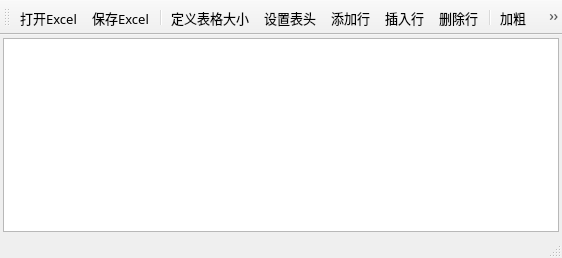
<?xml version="1.0" encoding="UTF-8"?>
<ui version="4.0">
 <class>TFormTable</class>
 <widget class="QMainWindow" name="TFormTable">
  <property name="geometry">
   <rect>
    <x>0</x>
    <y>0</y>
    <width>562</width>
    <height>258</height>
   </rect>
  </property>
  <property name="font">
   <font>
    <family>宋体</family>
    <pointsize>10</pointsize>
   </font>
  </property>
  <property name="windowTitle">
   <string>MainWindow</string>
  </property>
  <widget class="QWidget" name="centralwidget">
   <layout class="QVBoxLayout" name="verticalLayout">
    <property name="spacing">
     <number>3</number>
    </property>
    <property name="leftMargin">
     <number>3</number>
    </property>
    <property name="topMargin">
     <number>3</number>
    </property>
    <property name="rightMargin">
     <number>3</number>
    </property>
    <property name="bottomMargin">
     <number>3</number>
    </property>
    <item>
     <widget class="QTableView" name="tableView"/>
    </item>
   </layout>
  </widget>
  <widget class="QToolBar" name="toolBar">
   <property name="windowTitle">
    <string>toolBar</string>
   </property>
   <property name="iconSize">
    <size>
     <width>24</width>
     <height>12</height>
    </size>
   </property>
   <property name="toolButtonStyle">
    <enum>Qt::ToolButtonTextUnderIcon</enum>
   </property>
   <attribute name="toolBarArea">
    <enum>TopToolBarArea</enum>
   </attribute>
   <attribute name="toolBarBreak">
    <bool>false</bool>
   </attribute>
   <addaction name="actOpenExcel"/>
   <addaction name="actSaveExcel"/>
   <addaction name="separator"/>
   <addaction name="actSize"/>
   <addaction name="actSetHeader"/>
   <addaction name="actAppend"/>
   <addaction name="actInsert"/>
   <addaction name="actDelete"/>
   <addaction name="separator"/>
   <addaction name="actBold"/>
   <addaction name="actUnder"/>
   <addaction name="actItalic"/>
   <addaction name="separator"/>
   <addaction name="actAlignLeft"/>
   <addaction name="actAlignCenter"/>
   <addaction name="actAlignRight"/>
   <addaction name="separator"/>
   <addaction name="actClose"/>
  </widget>
  <widget class="QStatusBar" name="statusBar"/>
  <action name="actSize">
   <property name="icon">
    <iconset resource="res.qrc">
     <normaloff>:/images/images/230.bmp</normaloff>:/images/images/230.bmp</iconset>
   </property>
   <property name="text">
    <string>定义表格大小</string>
   </property>
   <property name="toolTip">
    <string>定义表格大小</string>
   </property>
   <property name="statusTip">
    <string>定义表格大小</string>
   </property>
  </action>
  <action name="actSetHeader">
   <property name="icon">
    <iconset resource="res.qrc">
     <normaloff>:/images/images/516.bmp</normaloff>:/images/images/516.bmp</iconset>
   </property>
   <property name="text">
    <string>设置表头</string>
   </property>
   <property name="toolTip">
    <string>设置表头文字</string>
   </property>
   <property name="statusTip">
    <string>设置表头文字</string>
   </property>
  </action>
  <action name="actClose">
   <property name="icon">
    <iconset resource="res.qrc">
     <normaloff>:/images/images/132.bmp</normaloff>:/images/images/132.bmp</iconset>
   </property>
   <property name="text">
    <string>关闭</string>
   </property>
   <property name="toolTip">
    <string>关闭本窗口</string>
   </property>
   <property name="statusTip">
    <string>关闭本窗口</string>
   </property>
  </action>
  <action name="actBold">
   <property name="checkable">
    <bool>true</bool>
   </property>
   <property name="icon">
    <iconset resource="res.qrc">
     <normaloff>:/images/images/500.bmp</normaloff>:/images/images/500.bmp</iconset>
   </property>
   <property name="text">
    <string>加粗</string>
   </property>
   <property name="toolTip">
    <string>加粗</string>
   </property>
   <property name="shortcut">
    <string>Ctrl+B</string>
   </property>
  </action>
  <action name="actUnder">
   <property name="checkable">
    <bool>true</bool>
   </property>
   <property name="icon">
    <iconset resource="res.qrc">
     <normaloff>:/images/images/504.bmp</normaloff>:/images/images/504.bmp</iconset>
   </property>
   <property name="text">
    <string>下划线</string>
   </property>
   <property name="toolTip">
    <string>下划线</string>
   </property>
  </action>
  <action name="actItalic">
   <property name="checkable">
    <bool>true</bool>
   </property>
   <property name="icon">
    <iconset resource="res.qrc">
     <normaloff>:/images/images/502.bmp</normaloff>:/images/images/502.bmp</iconset>
   </property>
   <property name="text">
    <string>斜体</string>
   </property>
   <property name="toolTip">
    <string>斜体</string>
   </property>
  </action>
  <action name="actCut">
   <property name="icon">
    <iconset resource="res.qrc">
     <normaloff>:/images/images/200.bmp</normaloff>:/images/images/200.bmp</iconset>
   </property>
   <property name="text">
    <string>剪切</string>
   </property>
   <property name="toolTip">
    <string>剪切</string>
   </property>
   <property name="shortcut">
    <string>Ctrl+X</string>
   </property>
  </action>
  <action name="actCopy">
   <property name="icon">
    <iconset resource="res.qrc">
     <normaloff>:/images/images/202.bmp</normaloff>:/images/images/202.bmp</iconset>
   </property>
   <property name="text">
    <string>复制</string>
   </property>
   <property name="toolTip">
    <string>复制</string>
   </property>
   <property name="shortcut">
    <string>Ctrl+C</string>
   </property>
  </action>
  <action name="actPaste">
   <property name="icon">
    <iconset resource="res.qrc">
     <normaloff>:/images/images/204.bmp</normaloff>:/images/images/204.bmp</iconset>
   </property>
   <property name="text">
    <string>粘贴</string>
   </property>
   <property name="toolTip">
    <string>粘贴</string>
   </property>
   <property name="shortcut">
    <string>Ctrl+V</string>
   </property>
  </action>
  <action name="actUndo">
   <property name="icon">
    <iconset resource="res.qrc">
     <normaloff>:/images/images/206.bmp</normaloff>:/images/images/206.bmp</iconset>
   </property>
   <property name="text">
    <string>撤销</string>
   </property>
   <property name="toolTip">
    <string>撤销</string>
   </property>
   <property name="shortcut">
    <string>Ctrl+Z</string>
   </property>
  </action>
  <action name="actRedo">
   <property name="icon">
    <iconset resource="res.qrc">
     <normaloff>:/images/images/208.bmp</normaloff>:/images/images/208.bmp</iconset>
   </property>
   <property name="text">
    <string>重复</string>
   </property>
   <property name="toolTip">
    <string>重复</string>
   </property>
  </action>
  <action name="actOpenExcel">
   <property name="icon">
    <iconset resource="res.qrc">
     <normaloff>:/images/images/Excel.ico</normaloff>:/images/images/Excel.ico</iconset>
   </property>
   <property name="text">
    <string>打开Excel</string>
   </property>
   <property name="toolTip">
    <string>打开Excel</string>
   </property>
  </action>
  <action name="actSaveExcel">
   <property name="icon">
    <iconset resource="res.qrc">
     <normaloff>:/images/images/Excel.ico</normaloff>:/images/images/Excel.ico</iconset>
   </property>
   <property name="text">
    <string>保存Excel</string>
   </property>
   <property name="toolTip">
    <string>保存Excel</string>
   </property>
   <property name="shortcut">
    <string>Ctrl+S</string>
   </property>
   <property name="iconVisibleInMenu">
    <bool>true</bool>
   </property>
  </action>
  <action name="actAlignLeft">
   <property name="icon">
    <iconset resource="res.qrc">
     <normaloff>:/images/images/508.bmp</normaloff>:/images/images/508.bmp</iconset>
   </property>
   <property name="text">
    <string>左对齐</string>
   </property>
   <property name="toolTip">
    <string>左对齐</string>
   </property>
  </action>
  <action name="actAlignCenter">
   <property name="icon">
    <iconset resource="res.qrc">
     <normaloff>:/images/images/510.bmp</normaloff>:/images/images/510.bmp</iconset>
   </property>
   <property name="text">
    <string>居中对齐</string>
   </property>
   <property name="toolTip">
    <string>居中对齐</string>
   </property>
  </action>
  <action name="actAlignRight">
   <property name="icon">
    <iconset resource="res.qrc">
     <normaloff>:/images/images/512.bmp</normaloff>:/images/images/512.bmp</iconset>
   </property>
   <property name="text">
    <string>右对齐</string>
   </property>
   <property name="toolTip">
    <string>右对齐</string>
   </property>
  </action>
  <action name="actAppend">
   <property name="icon">
    <iconset resource="res.qrc">
     <normaloff>:/images/images/append.bmp</normaloff>:/images/images/append.bmp</iconset>
   </property>
   <property name="text">
    <string>添加行</string>
   </property>
   <property name="toolTip">
    <string>添加行</string>
   </property>
  </action>
  <action name="actInsert">
   <property name="icon">
    <iconset resource="res.qrc">
     <normaloff>:/images/images/insert.bmp</normaloff>:/images/images/insert.bmp</iconset>
   </property>
   <property name="text">
    <string>插入行</string>
   </property>
   <property name="toolTip">
    <string>插入行</string>
   </property>
  </action>
  <action name="actDelete">
   <property name="icon">
    <iconset resource="res.qrc">
     <normaloff>:/images/images/delete.bmp</normaloff>:/images/images/delete.bmp</iconset>
   </property>
   <property name="text">
    <string>删除行</string>
   </property>
   <property name="toolTip">
    <string>删除行</string>
   </property>
  </action>
 </widget>
 <resources>
  <include location="res.qrc"/>
 </resources>
 <connections>
  <connection>
   <sender>actClose</sender>
   <signal>triggered()</signal>
   <receiver>TFormTable</receiver>
   <slot>close()</slot>
   <hints>
    <hint type="sourcelabel">
     <x>-1</x>
     <y>-1</y>
    </hint>
    <hint type="destinationlabel">
     <x>490</x>
     <y>257</y>
    </hint>
   </hints>
  </connection>
 </connections>
</ui>
